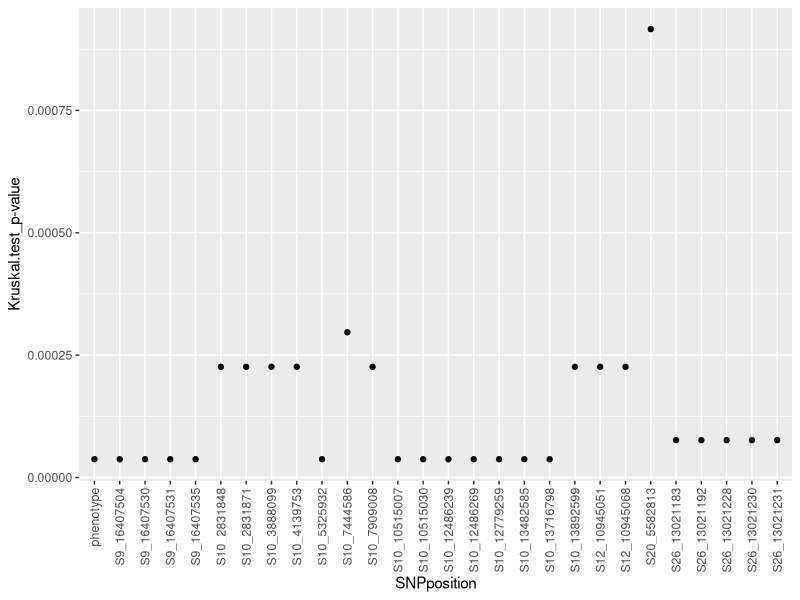

Recreate this plot in R.
## ---- chunk 1
knitr::opts_chunk$set(echo = TRUE)
library(knitr)
library(data.table)
library(tidyverse)
## ---- chunk 2
A2all_long     <- fread("KWT_12E_run1_PS1.csv")
A2all_long     <- setnames(A2all_long,  c(names(A2all_long)), c(str_replace_all(names(A2all_long), ":", "_") ))
A2all_long     <- setnames(A2all_long, c(names(A2all_long)), c(str_replace_all(names(A2all_long), "-", "_") ))
A2all_long_nuc <- A2all_long #keep a nucleotide version for checking

A2all_long[A2all_long == "A"] <- "1"; A2all_long[A2all_long == "C"] <- "2"; A2all_long[A2all_long == "T"] <- "3"; A2all_long[A2all_long == "G"] <- "4"; A2all_long[A2all_long == "N"] <- "5"; A2all_long[A2all_long == "K"] <- "6"; A2all_long[A2all_long == "R"] <- "7"; A2all_long[A2all_long == "Y"] <- "8"; A2all_long[A2all_long == "W"] <- "9"; A2all_long[A2all_long == "M"] <- "10"; A2all_long[A2all_long == "S"] <- "11"; A2all_long[A2all_long == "Sus"] <- "21"; A2all_long[A2all_long == "Tol"] <- "20" #recode to numeric for data checking and heterozygous filter for appropriate parent

A2all_long <- suppressWarnings(A2all_long[, lapply(.SD, as.numeric), by=plant]) #change column data class to numeric for numeric filter

Female     <- "CK51_06_MumA"
Male       <- "T.16_01_01A_Dad2"


## Change sex below for heterozygous alleles in that parent. The male is the parent of most interest as it carries tolerance. Female is used as a check.
A2all_long <- A2all_long[Male >= 6] #only include snps which have a heterozygous parent at that SNP site

A2all_wide <- as.data.table(t(A2all_long), keep.rownames=TRUE) #transpose table to wide format for KWT
A2all_wide <- setnames(A2all_wide, as.character(A2all_wide[1]))# needed as character for KWT.

A2all_wide <- A2all_wide[4:.N]# take out parents and column names

KWTtest    <- lapply(A2all_wide[1:.N], function(x){
kruskal.test(x, g=(A2all_wide$phenotype))
})

KWTtest    <- as.data.table(KWTtest)
KWTtest    <- KWTtest[3]
KWTtest    <- melt.data.table(KWTtest, id.vars = 1)
KWTtest    <- KWTtest[, plant := NULL]
KWTtest001 <- KWTtest[value<0.001] #remove those with a high p value
Kruskal_p  <- as.numeric(KWTtest001$value)
snpat001   <- select(A2all_wide, KWTtest001$variable)
snpat001   <- names(snpat001)

SNP_check  <- A2all_long_nuc[plant %in% snpat001, ]
goodSNPs   <- cbind(SNP_check, KWTtest001$value)

KWT001plot <- qplot(KWTtest001$variable, Kruskal_p, xlab="SNPposition", ylab ="Kruskal.test_p-value")
KWT001plot + theme(axis.text.x = element_text(angle = 90, vjust = 0.5, hjust=1))
